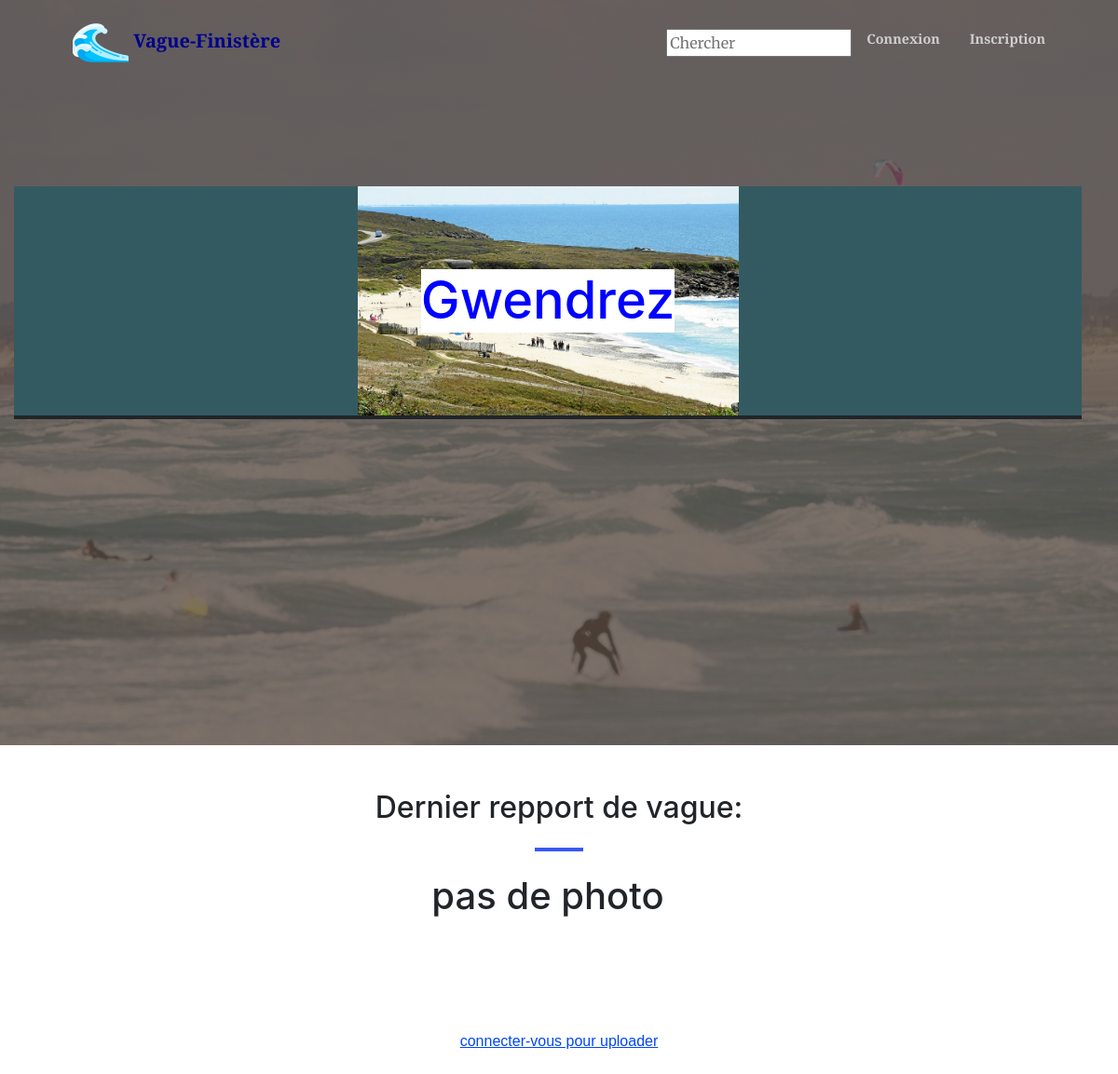
/plage/Gwendrez, run on the app's committed database.
### listings/models.py (models this page shows, shortened)
class Spot(models.Model):
    name = models.CharField(max_length=155, unique=True)
    photo = models.ImageField(upload_to='images/')
    time = models.IntegerField(default=0)

### listings/views.py (the view)
# urls.py: path('plage/<path:plage_name>', views.plage, name='plage'),
def plage(request, plage_name):
    name = plage_name
    try:
        plage = Spot.objects.get(name__iexact=name)
        context = {'plage': plage}
        print("plage.photo:", plage.photo)
        if plage.photo == "0":
            print("ça marche:", plage.photo)
            context = {'plage': plage}
    except Spot.DoesNotExist:
        context = {'error' : 'pas de données pour cette plage.'}
    """
    else:
        try:
            alternatives = Product.objects.filter(nutriscore__lt=product.nutriscore,
                                                  category=product.category
                                                  ).order_by('nutrigrade', 'name')
            if request.user.is_authenticated:
                saved = Alternative.objects.filter(user=request.user).values('product')
                alternatives = alternatives.exclude(pk__in=saved)
            if alternatives:
                context['alternatives'] = alternatives
            else:
                raise Exception()
        except:
            context['no_alternatives'] = 'Aucun meilleur produit trouvé'
    """
    return render(request, 'pages/plage.html', context)

### listings/templates/forms/search_form.py
class SearchForm(forms.Form):
    name = forms.CharField(min_length=3, max_length=100,
    	                   widget=forms.TextInput(attrs={'placeholder': 'Chercher'}))

### listings/templates/forms/context_processors.py (called while the page is built)
def search_form(request):
    form = SearchForm()
    return {'search_form' : form}

### listings/templates/pages/plage.html (shortened to what this page needs)
<!DOCTYPE html>
<html lang="en">
    <head>
        {% load static %}
        <link href="https://cdn.jsdelivr.net/npm/bootstrap-icons@1.5.0/font/bootstrap-icons.css" rel="stylesheet" />
        <link href="https://cdnjs.cloudflare.com/ajax/libs/SimpleLightbox/2.1.0/simpleLightbox.min.css" rel="stylesheet" />
        <link href="{% static 'css/styles.css' %}" rel="stylesheet">
    </head>
    <body id="page-top">
        <nav class="navbar navbar-expand-lg navbar-light fixed-top py-3" id="mainNav">
            <div class="container px-4 px-lg-5">
              <a class="navbar-brand js-scroll-trigger" href="/">
                <img src="/static/img/logo_wave.png" alt='logo' width='60px' height='50px'/>
                Vague-Finistère
              </a>
                <div class="collapse navbar-collapse" id="navbarResponsive">
                    <ul class="navbar-nav ms-auto my-2 my-lg-0">
                        <li class='nav-item'>
                            <form action="{% url 'search' %}" class="research_products nav_search" method="GET">
                              {{ search_form.name }}
                            </form>
                        </li>
                        {% if user.is_authenticated %}
                          <li class="nav-item"><a class="nav-link" href="{% url 'logout' %}"><img src='/static/img/logouticon.png' alt='aliments' width='35px' height='35px'/></a></li>
                        {% else %}
                          <li class="nav-item"><a class="nav-link" href="{% url 'connection' %}">Connexion</a></li>
                          <li class="nav-item"><a class="nav-link" href="{% url 'register' %}">Inscription</a></li>
                        {% endif %}
                    </ul>
                </div>
            </div>
        </nav>
    <header class="masthead">
    <section class="page-section" id="masthead">
        <div class="container h-100 col-sm-12">
          <div class="row h-100 align-items-center justify-content-center text-center">
        	<div class='row col-md-12 product align-items-center justify-content-center'>
               {% if error %}
                 <div class='align-items-center'>
                   <h1 class='errorlist col-md-12'> {{ error }} </h1>
                 </div>
               {% else %}
                 <div id='plage_name' class='' style='background-image:url("/static/img/plage_photo/{{ plage.name }}.jpg")'>
                   <h1 class='text-rooibos'>{{ plage.name }}</h1>
                 </div>
               {% endif %}
            </div>
          </div>
        </div>
    </section>
    </header>
        <section class="page-section" id="services">
          <div class="container">
            <h2 class="text-center mt-0 text-bonbon">Dernier repport de vague:</h2>
            <hr class="divider my-4">
            <div class="row col-md-12 product align-items-center justify-content-center">
              {% if plage.photo == "0" %}
                <div class='align-items-center'>
                  <h1 class='errorlist col-md-12 text-center'> pas de photo </h1>
                </div>
              {% else %}
                  <img src= "{{ plage.photo.url }}" width='400px' height="800px">
              {% endif %}
            </div>
          </div>
        </section>
        <section class="page-section" id="services">
          <div class="container">
              {% if user.is_authenticated %}
              <p><a class="text-moules text-center" href="{% url 'contact' plage_name=plage.name %}" >uploader</a></p>
              {% else %}
              <p><a class="text-moules text-center">connecter-vous pour uploader</a></p>
              {% endif %}
          </div>
        </section>

### data on the page
Spot: name (picture), name "Gwendrez"
